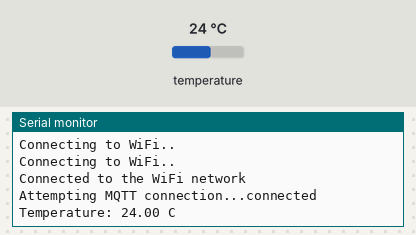
A sketch run on a simulated ESP32. Parts: the last lines printed to the serial monitor. The test bench sets the inputs (shaded band); at power-on: temperature 24 °C. WiFi joins after 1.5 s; servers stay silent unless stated; no MQTT or app messages arrive unless stated.

Above: at 2.7 s.
2.8 s: temperature set to 12 °C
At 6.2 s:
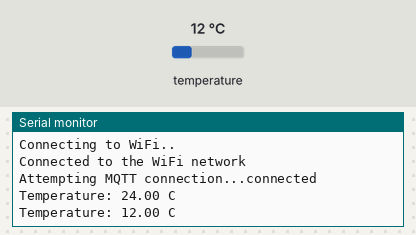
6.5 s: temperature set to 19 °C
At 8.3 s:
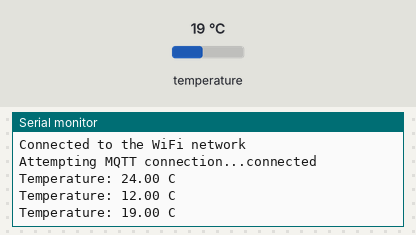
Timing chart, 0 to 9.8 s (numbered marks = the images above; inputs shaded):
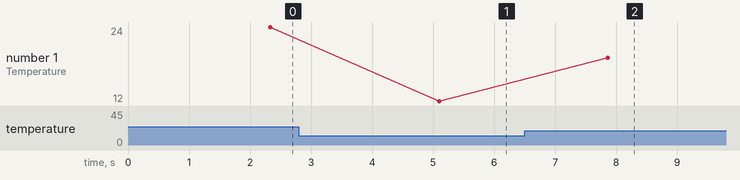

The sketch:

thermal-sensor.ino
```cpp
#include "OneWire.h"
#include "DallasTemperature.h"
#include "WiFi.h"
#include <PubSubClient.h>

OneWire oneWire(27);
DallasTemperature tempSensor(&oneWire);
const char* ssid = "SSID-WIFI";
const char* password = "PASSWORD";
const char* mqtt_server = "IP-MQTT";
const char* clientName = "ilabthermalsensor1client";
const char* topicName = "ilab/thermal/sensor1";

WiFiClient espClient;
PubSubClient client(espClient);
char msg[20];

void setup(void)
{
  Serial.begin(115200);
  setupWifi();
  setupMqtt();
  tempSensor.begin();
}

void reconnect() {
  while (!client.connected()) {
    Serial.print("Attempting MQTT connection...");

    if (client.connect(clientName)) {
      Serial.println("connected");
    } else {
      Serial.print("failed, rc=");
      Serial.print(client.state());
      Serial.println(" try again in 5 seconds");
      delay(5000);
    }
  }
}

void loop(void)
{
  if (!client.connected()) {
    reconnect();
  }
  client.loop();
  tempSensor.requestTemperaturesByIndex(0);
  float value = tempSensor.getTempCByIndex(0);
  Serial.print("Temperature: ");
  Serial.print(value);
  Serial.println(" C");
  snprintf (msg, 20, "%lf", value);
  client.publish(topicName, msg);
  delay(2000);
}

void setupWifi() {
  WiFi.begin(ssid, password);
  while (WiFi.status() != WL_CONNECTED) {
    delay(500);
    Serial.println("Connecting to WiFi..");
  }
  Serial.println("Connected to the WiFi network");
}

void setupMqtt() {
  client.setServer(mqtt_server, 1883);
}
```

Measured:
- after the input at 2.8 s, the serial monitor: prints a new line after 2.3 s (image 1)
- after the input at 6.5 s, the serial monitor: prints a new line after 1.4 s (image 2)
- plotted number 1: 24 → 12 after the input at 2.8 s, 12 → 19 after the input at 6.5 s
